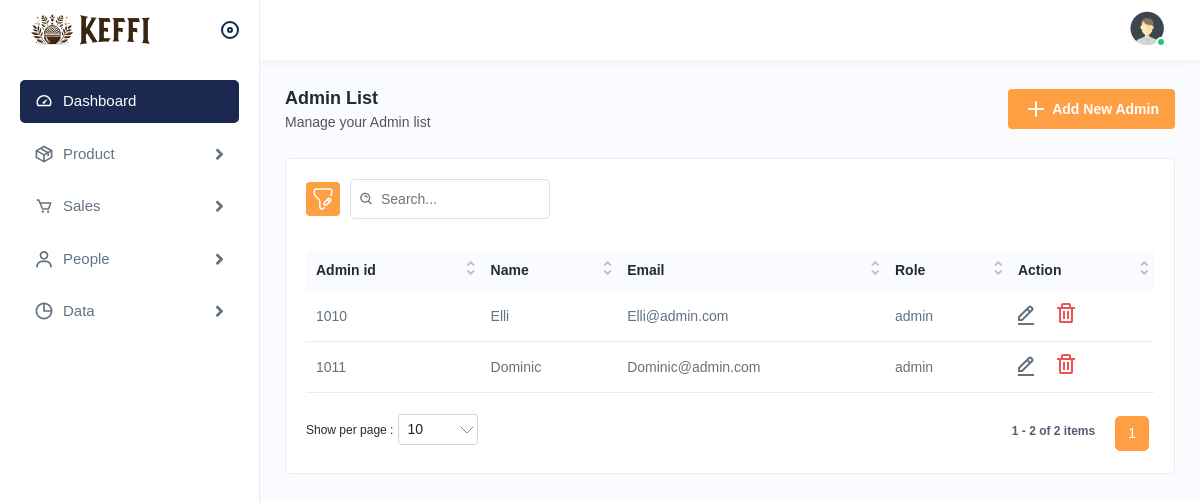
Before: /people/admin_list.php (signed in) with the older database file.
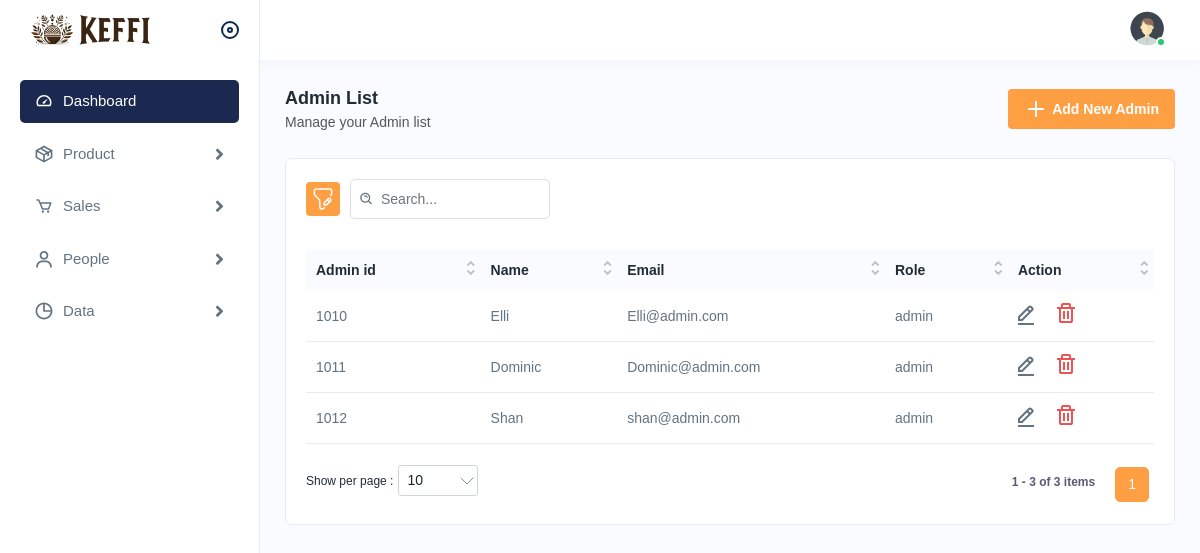
After: the same page with the newer database file.
### tables this page shows
CREATE TABLE `users` (
  `unique_id` int(11) NOT NULL,
  `id` int(11) NOT NULL,
  `name` varchar(255) NOT NULL,
  `email` varchar(255) NOT NULL,
  `role` varchar(255) NOT NULL,
  `salt` varchar(255) NOT NULL,
  `password` varchar(255) NOT NULL
);

### people/admin_list.php (the view, shortened to what this page needs)
<?php require "../includes/header.php"; ?>
<?php require "../config/connection.php"; ?>
<?php require "../includes/sidebar.php"; ?>
<?php
    $search = $connection->query("SELECT * FROM users WHERE role = 'admin'");
    $search->execute();
    $adminlist = $search->fetchAll(PDO::FETCH_OBJ);
?>
<body>
    <div class="page-wrapper">
        <div class="content">
            <div class="page-header">
                <div class="page-title">
                    <h4>Admin List</h4>
                    <h6>Manage your Admin list</h6>
                </div>
                <div class="page-btn">
                    <a href="add_admin.php" class="btn btn-added"><img src="<?php echo FILEPATH; ?>/assets/img/icons/plus.svg" alt="img" class="me-1">Add New Admin</a>
                </div>
            </div>
            <div class="card">
                <div class="card-body">
                    <div class="table-top">
                        <div class="search-set">
                            <div class="search-path">
                                <a class="btn btn-filter" id="filter_search">
                                    <img src="<?php echo FILEPATH; ?>/assets/img/icons/filter.svg" alt="img">
                                </a>
                            </div>
                            <div class="search-input">
                                <a class="btn btn-searchset"><img src="<?php echo FILEPATH; ?>/assets/img/icons/search-white.svg" alt="img"></a>
                            </div>
                        </div>
                    </div>
                    <div class="table-responsive">
                        <table class="table  datanew">
                            <thead>
                                <tr>
                                    <th>Admin id</th>
                                    <th>Name</th>
                                    <th>Email</th>
                                    <th>Role</th>
                                    <th>Action</th>
                                </tr>
                            </thead>
                            <tbody>
                                <?php foreach ($adminlist as $admin) : ?>
                                    <tr>
                                        <td><?php echo $admin->id; ?></td>
                                        <td><?php echo $admin->name; ?></td>
                                        <td><?php echo $admin->email; ?></td>
                                        <td><?php echo $admin->role; ?></td>
                                        <td>
                                            <a class="me-3" data-bs-toggle="modal" data-bs-target="#editProductModal" onclick="update_account('<?php echo $admin->name; ?>', '<?php echo $admin->email; ?>', '<?php echo $admin->id; ?>')">
                                                <img src="<?php echo FILEPATH; ?>/assets/img/icons/edit.svg" alt="img">
                                            </a>
                                            <a data-bs-toggle="modal" onclick="delete_account(<?php echo $admin->id; ?>);" data-bs-target="#deleteProductModal" data-productid="<?php echo $admin->id; ?>">
                                                <img src="<?php echo FILEPATH; ?>/assets/img/icons/delete.svg" alt="Delete">
                                            </a>
                                        </td>
                                    </tr>
                                <?php endforeach; ?>
                            </tbody>
                        </table>
                    </div>
                </div>
            </div>
        </div>
    </div>
</body>
</html>

Changed rows visible on the page:
added users: id "1012", name "Shan", email "shan@admin.com", role "admin"
Other visible differences:
text written by a page script: "1 1 - 2 of 2 items" → "1 1 - 3 of 3 items"
